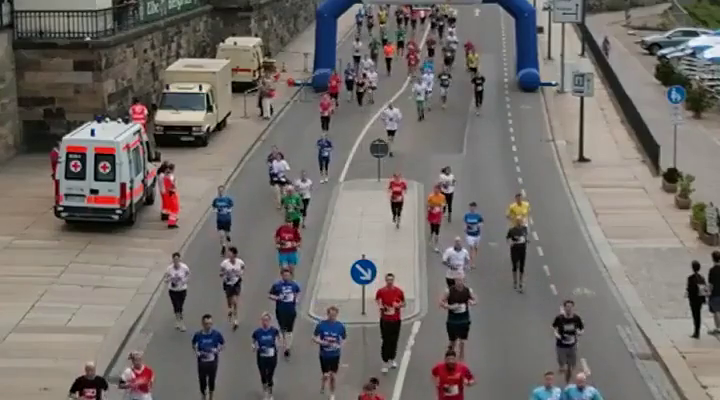
#> input picture frame 15 of ObjectTracking/Video/run.mp4, 720 x 400 px, given in place of chaplin.mp4, which was not available
$ jupyter execute 02_Dense_Optical_Flow-checkpoint.ipynb
#> lines starting #> are read from the running program, lines starting #| are printed output that depends on the picture; pictures that were not available may be replaced by others from this repository, and a replacement may not be noted
[cell 1]
# Import Libraries
import cv2
import numpy as np

# Video Capture
cap = cv2.VideoCapture('Video/chaplin.mp4')

# Read the capture and get the first frame
ret ,first_frame = cap.read()
#> first_frame is the input picture: shape (400, 720, 3); mean B, G, R 106.7, 110.3, 115.7

# Convert frame to Grayscale
prev_gray  = cv2.cvtColor(first_frame, cv2.COLOR_BGR2GRAY)
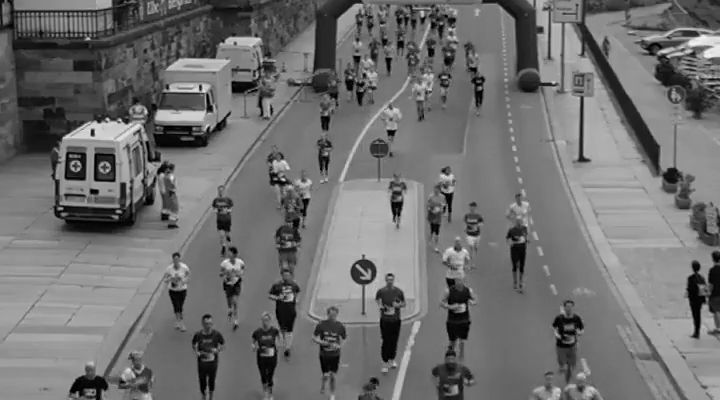
#> prev_gray: shape (400, 720); min 0, max 244, mean 111.5

# Create# Create an image with the same dimensions as the frame for later drawing purposes
mask =  np.empty_like(first_frame)

# Saturation to maximum
mask[..., 1]=255

# While loop
while cap.isOpened():

    # Read the capture and get the first frame
    ret, frame = cap.read()
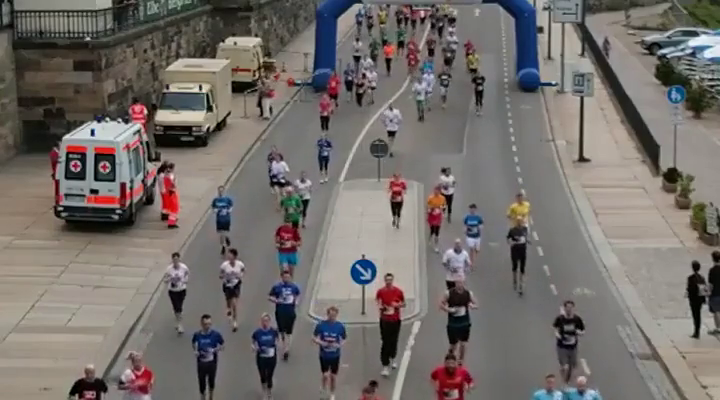
#> input picture frame 16 of ObjectTracking/Video/run.mp4, 720 x 400 px, given in place of chaplin.mp4, which was not available
#> frame is the input picture: shape (400, 720, 3); mean B, G, R 106.7, 110.4, 115.8

    # Open new window and display the input frame
    cv2.imshow('input', frame)

    # Convert all frame to Grayscale (previously we did only the first frame)
    gray=cv2.cvtColor(frame, cv2.COLOR_BGR2GRAY)
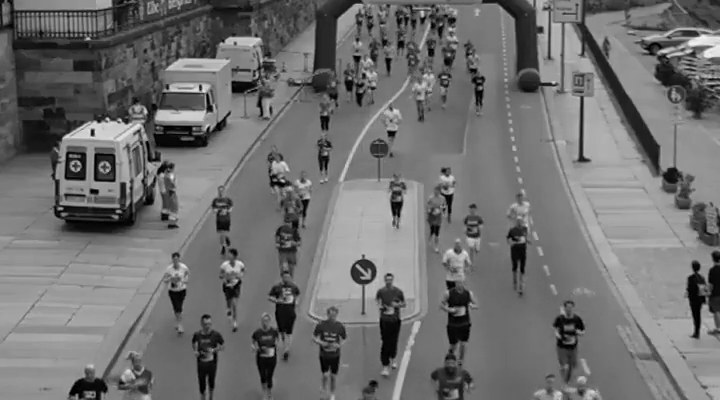
#> gray: shape (400, 720); min 0, max 242, mean 111.6

    # Calculate dense optical flow by Farneback
    flow= cv2.calcOpticalFlowFarneback(prev_gray,
                                      gray,
                                      None,
                                      0.5,
                                      3,
                                      15,
                                      3,
                                      5,
                                      1.2,
                                      0)

    # Compute Magnitude and Angle
    magn , angle = cv2.cartToPolar(flow[...,0],
                                flow[...,1])
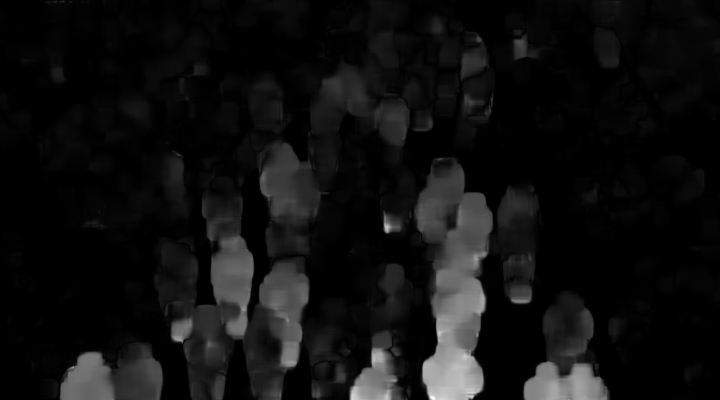
#> magn: shape (400, 720) float32; min 3.09e-10, max 5.93, mean 0.388; drawn with min black and max white
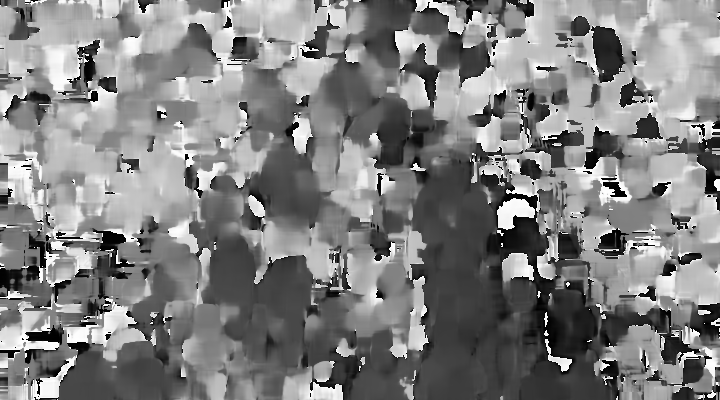
#> angle: shape (400, 720) float32; min 2.52e-05, max 6.28, mean 3.18; drawn with min black and max white

    # Set image hue depanding on the optical flow direction
    mask[..., 0]= angle*180/np.pi/2
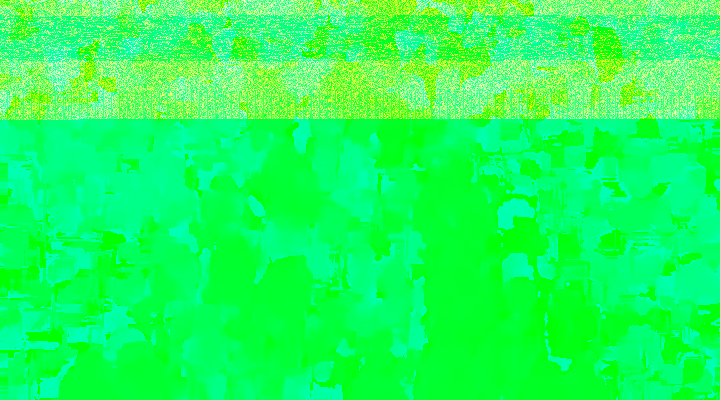
#> mask: shape (400, 720, 3); mean of channels 0, 1, 2 90.6, 255, 29.7; drawn as B, G, R

    # Normalize the magnitude
    mask[..., 2]= cv2.normalize(magn,
                               None,
                               0,
                               255,
                               cv2.NORM_MINMAX)
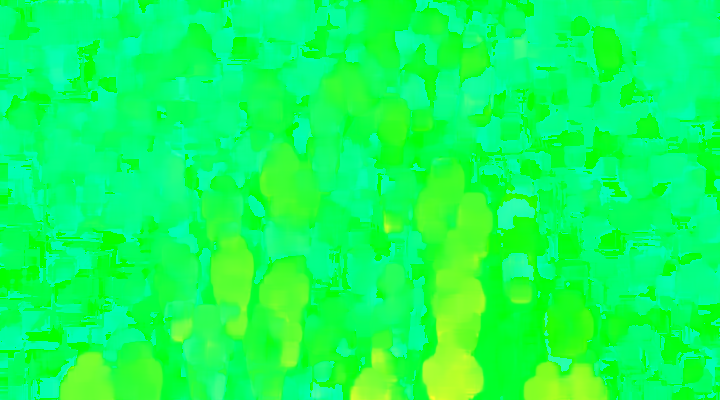
#> mask: shape (400, 720, 3); mean of channels 0, 1, 2 90.6, 255, 16.3; drawn as B, G, R

    # Convert HSV to RGB

    rgb=cv2.cvtColor(mask, cv2.COLOR_HSV2RGB)
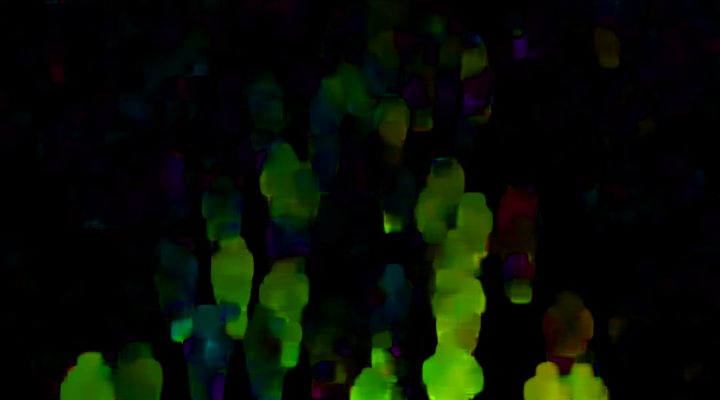
#> rgb: shape (400, 720, 3); mean R, G, B 6.7, 13.8, 3.2
    # Open new window and display the output

    cv2.imshow("Dense Optical Flow",rgb)
    # Update previous frame
    prev_gray=gray

    # Close the frame
    if cv2.waitKey(30) & 0xFF==ord('q'):
#> (key q is pressed here)
        break
# Release and Destroy

cap.release()
cv2.destroyAllWindows()

$ run again, starting later in the video
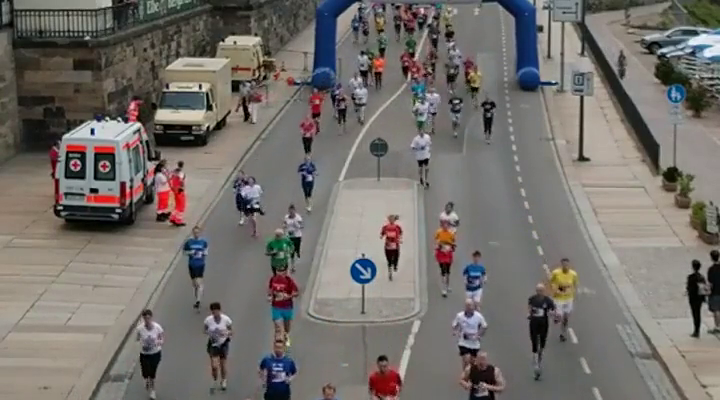
#> input picture frame 67 of ObjectTracking/Video/run.mp4, 720 x 400 px, given in place of chaplin.mp4, which was not available
#> first_frame is the input picture: shape (400, 720, 3); mean B, G, R 107.4, 111.9, 116.3
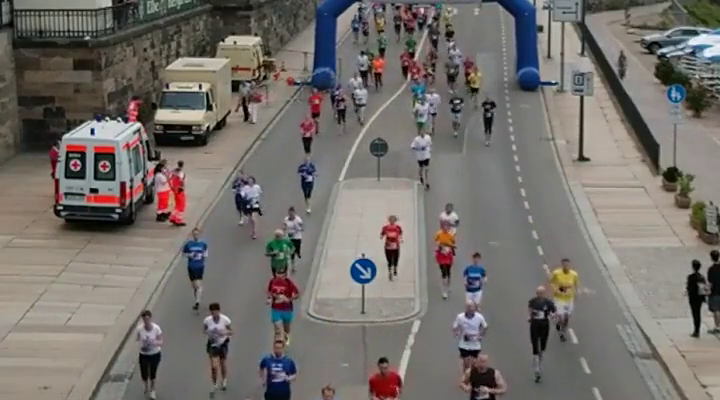
#> input picture frame 68 of ObjectTracking/Video/run.mp4, 720 x 400 px, given in place of chaplin.mp4, which was not available
#> frame is the input picture: shape (400, 720, 3); mean B, G, R 107.7, 111.9, 116.5
#> `rgb=cv2.cvtColor(mask, cv2.COLOR_HSV2RGB)`:
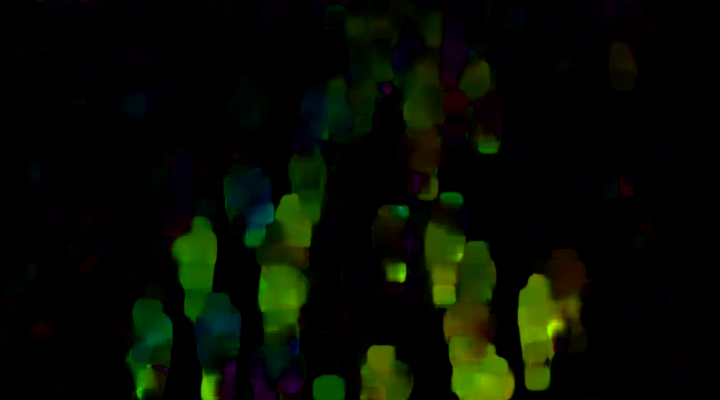
#> rgb: shape (400, 720, 3); mean R, G, B 6.5, 11.8, 1.7

$ run again, starting later in the video
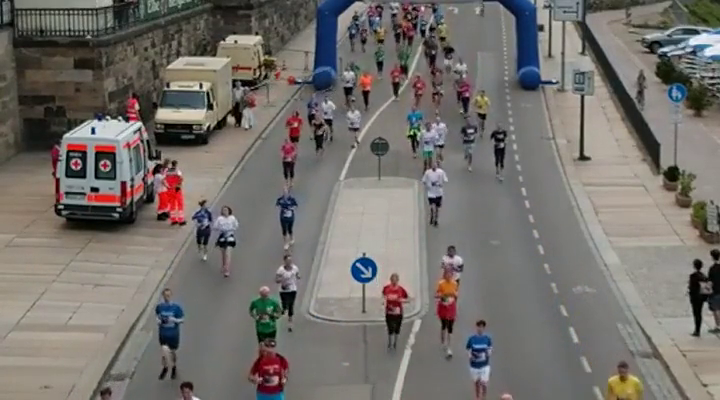
#> input picture frame 120 of ObjectTracking/Video/run.mp4, 720 x 400 px, given in place of chaplin.mp4, which was not available
#> first_frame is the input picture: shape (400, 720, 3); mean B, G, R 108.1, 112.6, 116.6
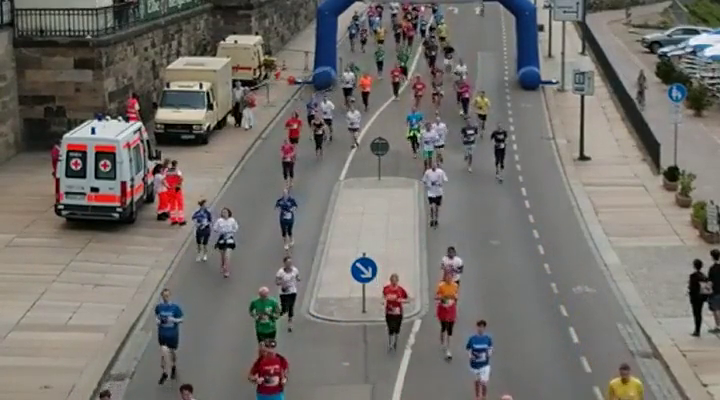
#> input picture frame 121 of ObjectTracking/Video/run.mp4, 720 x 400 px, given in place of chaplin.mp4, which was not available
#> frame is the input picture: shape (400, 720, 3); mean B, G, R 107.9, 112.6, 116.4
#> `rgb=cv2.cvtColor(mask, cv2.COLOR_HSV2RGB)`:
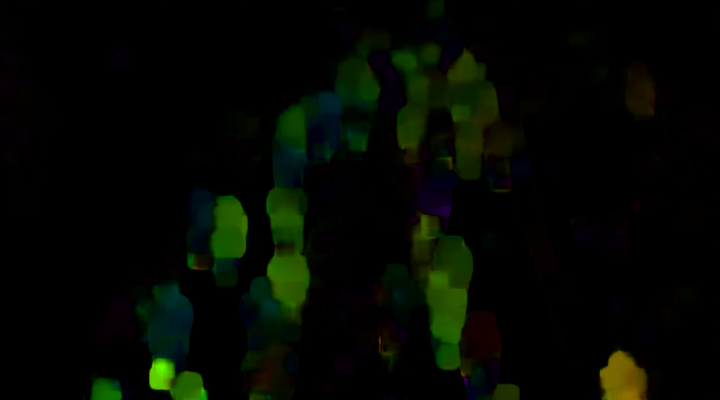
#> rgb: shape (400, 720, 3); mean R, G, B 3.9, 8, 1.4
